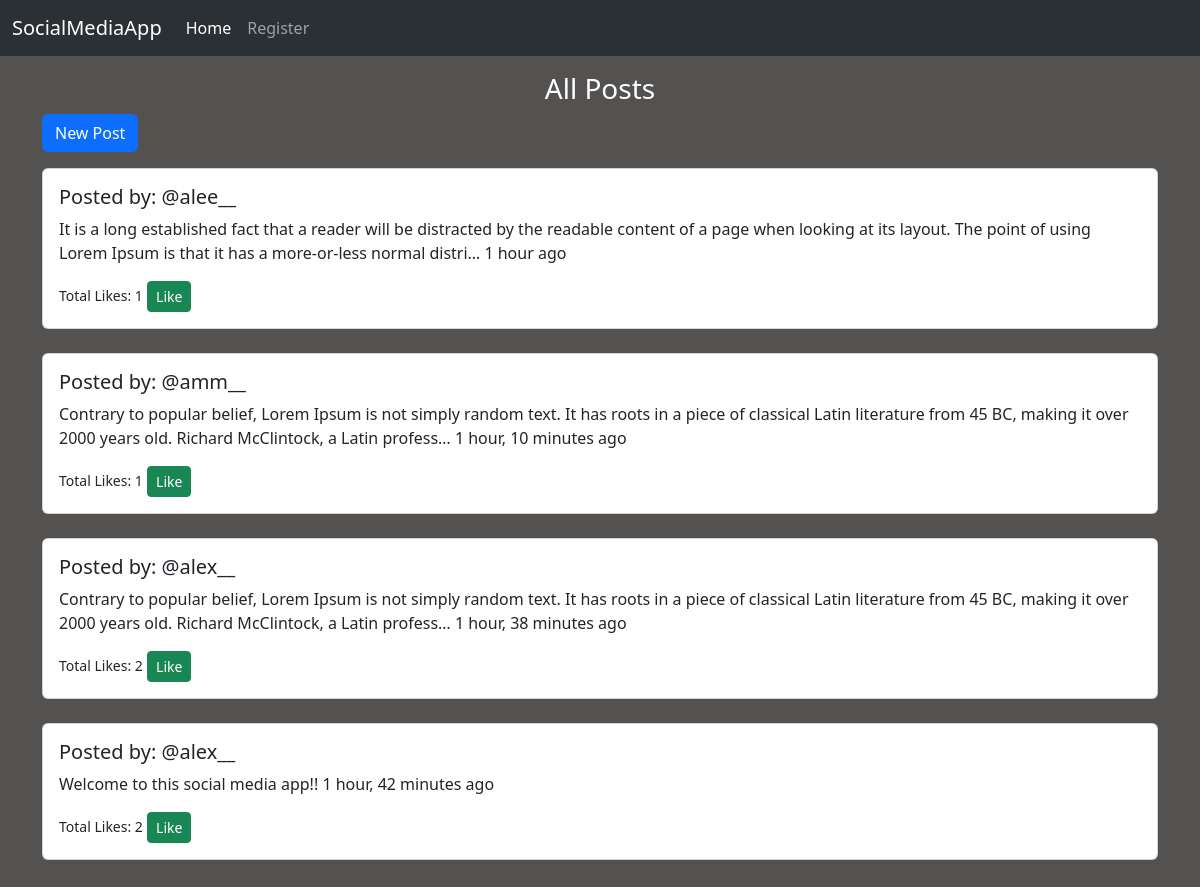
The page / on the database its author committed.
### home/models.py (models this page shows, shortened)
class CreatePost(models.Model):
    post_user = models.ForeignKey(User, on_delete=models.CASCADE, null=True)
    body = models.TextField()
    created_at = models.DateTimeField(auto_now_add=True)
    updated_at = models.DateTimeField(auto_now=True)
    post_likes = models.ManyToManyField(User, related_name="create_post_like", blank=True)
    def num_of_likes(self):
        return self.post_likes.count()
    class Meta:
        ordering = ['-created_at', '-updated_at']

class User(AbstractUser):
    name = models.CharField(max_length=100, null=True)
    email = models.EmailField(unique=True, null=True)
    ip = models.GenericIPAddressField(null=True, blank=True)
    not_admin = models.BooleanField(default=True, null=True)
    USERNAME_FIELD = 'email'
    REQUIRED_FIELDS = []

### home/views.py (the view)
# urls.py: path('', views.home, name="home"),
def home(request):
    posts = CreatePost.objects.all()
    context = {'posts': posts}
    return render(request, 'home/home.html', context)

### home/templates/home/home.html (shortened to what this page needs)
{% extends 'base.html' %} {% block content %}
<div class="container mt-3 mb-3">
  <h3 class="text-center">All Posts</h3>
  <div class="col mb-3">
    <a href="{% url 'create-post' %}" class="btn btn-primary">New Post</a>
  </div>
  {% for post in posts %}
  <div class="col mb-3">
    <div class="card h-100">
      <div class="card-body">
        <h5 class="card-title">
          Posted by: @{{ post.post_user.username }}
        </h5>
        <p class="card-text">
          {{ post.body | truncatechars:200 }} {{ post.created_at|timesince }} ago
        </p>
        <small>Total Likes: {{ post.num_of_likes }}</small>
        {% if request.user in post.post_likes.all %}
        <a href="{% url 'like-post' post.id %}" class="btn btn-sm btn-success"
          >Unlike</a
        >
        {% else %}
        <a href="{% url 'like-post' post.id %}" class="btn btn-sm btn-success"
          >Like</a
        >
        {% endif %}
      </div>
    </div>
    <br />
    {% endfor %}
  </div>
</div>
{% endblock content %}

### templates/base.html (shortened to what this page needs)
<!doctype html>
{% load static %}
<html lang="en">
  <head>
    <link href="https://cdn.jsdelivr.net/npm/bootstrap@5.3.0/dist/css/bootstrap.min.css" rel="stylesheet">
  </head>
  <body>
    {% include 'navbar.html' %}
    {% block content %}{% endblock content %}
  </body>
</html>

### templates/navbar.html (shortened to what this page needs)
<nav class="navbar navbar-expand-lg bg-body-tertiary" data-bs-theme="dark">
    <div class="container-fluid">
      <a class="navbar-brand" href="{% url 'home' %}">SocialMediaApp</a>
      <div class="collapse navbar-collapse" id="navbarSupportedContent">
        <ul class="navbar-nav me-auto mb-2 mb-lg-0">
          <li class="nav-item">
            <a class="nav-link active" aria-current="page" href="{% url 'home' %}">Home</a>
          </li>
          {% if request.user.is_authenticated %}
          <li class="nav-item">
            <a class="nav-link" href="{% url 'logout' %}">Logout</a>
          </li>
          {% else %}
          <li class="nav-item">
            <a class="nav-link" href="{% url 'register' %}">Register</a>
          </li>
          {% endif %}
        </ul>
      </div>
    </div>
  </nav>

### templates/base.html (style rules this page uses)
body { background-color: #545151; color: #fff; }

### rows shown on the page
CreatePost: post_user.username "alee__", body "It is a long established fact that a reader will be distracted by the readable content of a page when looking at its layout. The point of using Lorem Ipsum is that it has a more-or-less normal distri…", created_at "1 hour", num_of_likes "1", shows "Like"
CreatePost: post_user.username "amm__", body "Contrary to popular belief, Lorem Ipsum is not simply random text. It has roots in a piece of classical Latin literature from 45 BC, making it over 2000 years old. Richard McClintock, a Latin profess…", created_at "1 hour, 10 minutes", num_of_likes "1", shows "Like"
CreatePost: post_user.username "alex__", body "Contrary to popular belief, Lorem Ipsum is not simply random text. It has roots in a piece of classical Latin literature from 45 BC, making it over 2000 years old. Richard McClintock, a Latin profess…", created_at "1 hour, 38 minutes", num_of_likes "2", shows "Like"
CreatePost: post_user.username "alex__", body "Welcome to this social media app!!", created_at "1 hour, 42 minutes", num_of_likes "2", shows "Like"
